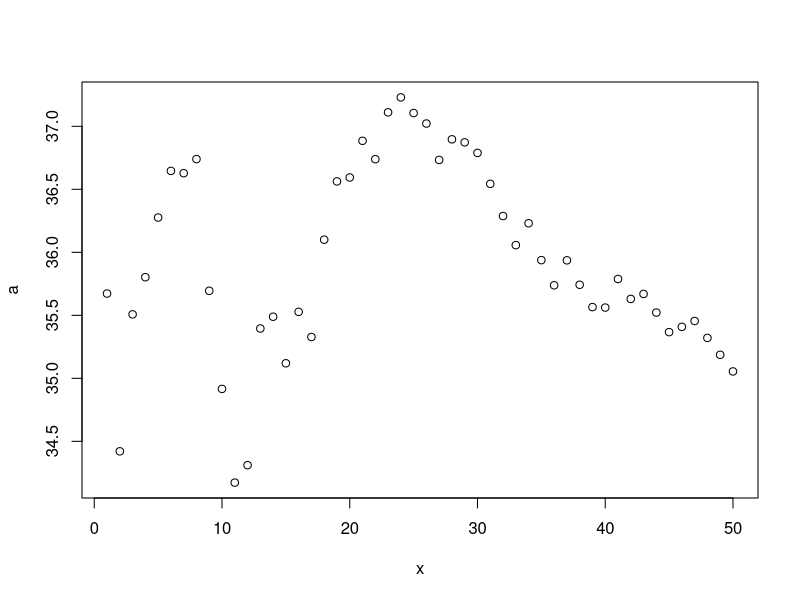
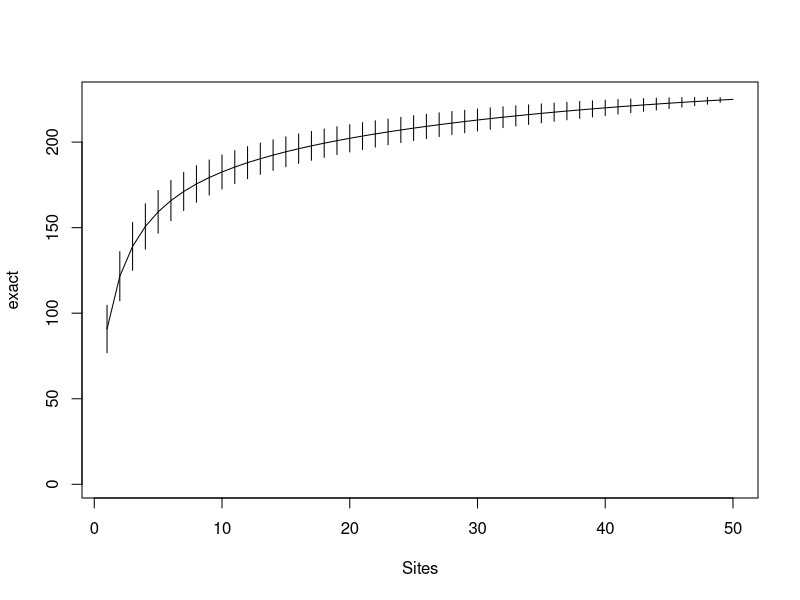
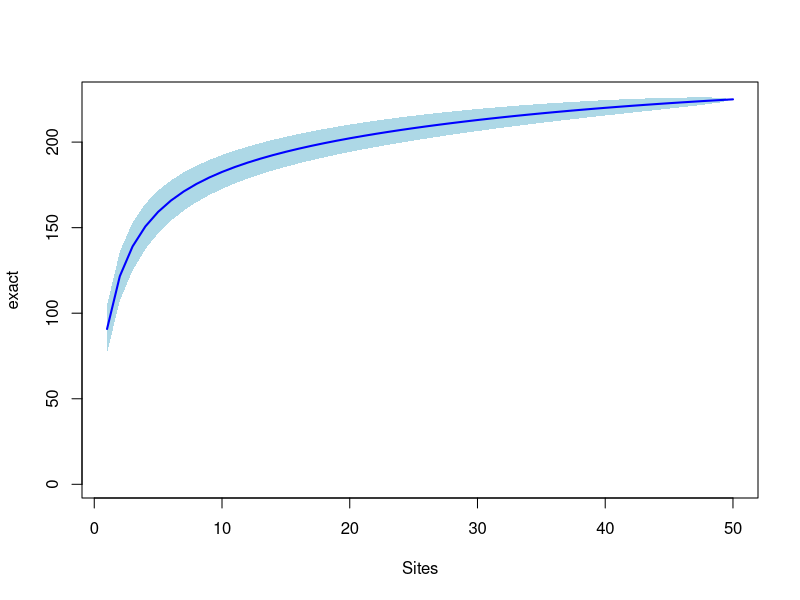
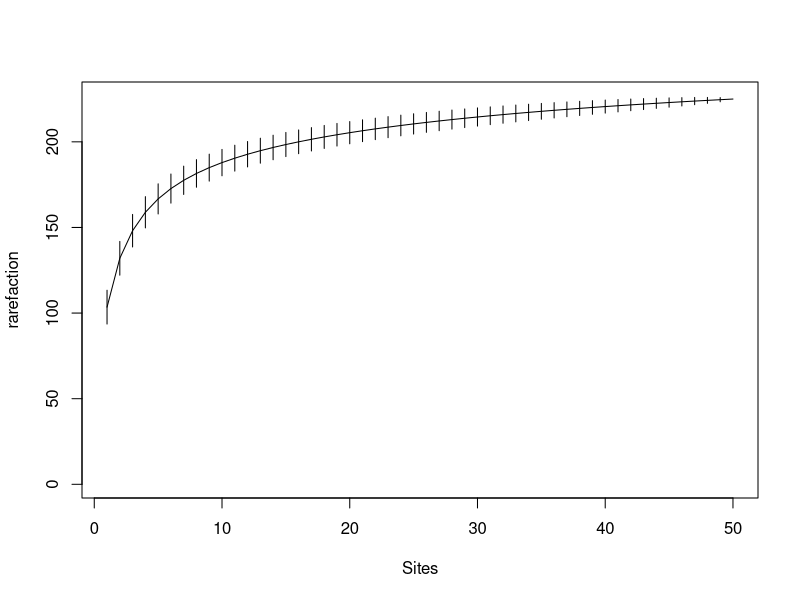
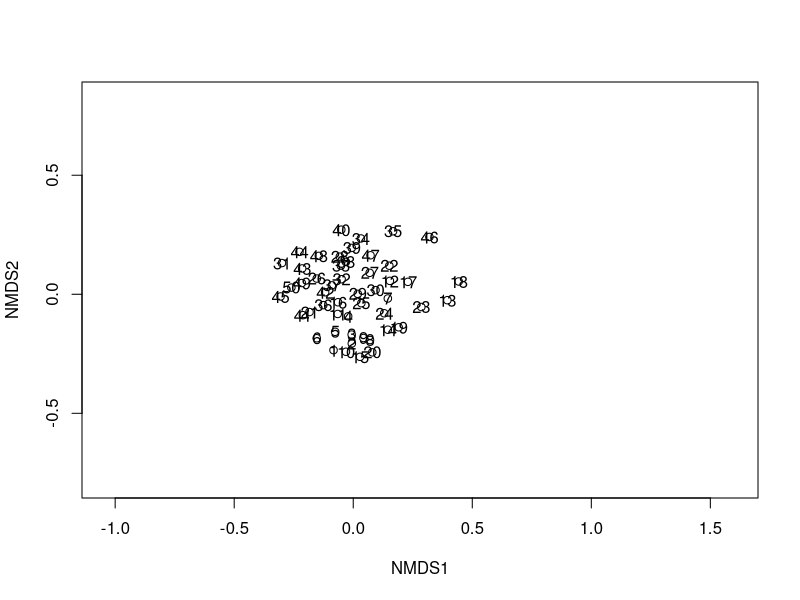

R code for these plots, in order:
## ---- chunk 1
library(vegan)
library(MASS)
data(BCI)
dim(BCI)
BCI[1:10, 20:25]
BCI[1:5, 70:75]
BCI$Faramea.occidentalis
sum(BCI$Faramea.occidentalis)
sum(BCI$Poulsenia.armata)
## ---- chunk 2
#get diversity for each plot
diversity(BCI, index = "shannon")
## ---- chunk 3
plots<-diversity(BCI, index = "shannon")
summary(plots)
median(plots)
mean(plots)
## ---- chunk 4
fish.a<-fisher.alpha(BCI, MARGIN = 1)
fish.a
## ---- chunk 5
bcitot<- apply(BCI, 2, sum)
bcitot.a<-fisher.alpha(bcitot, MARGIN=1)
bcitot
bcitot.a
## ---- chunk 6
x<-1:50
a<-NULL
for(i in x){
b<-apply(BCI[1:i,],2, sum)
c<-fisher.alpha(b, MARGIN=1)
a<-c(a,c) 
}
plot(x,a)
## ---- chunk 7
rar<-rarefy(BCI, 20)
rarsum<-rarefy(bcitot, 20, MARGIN=2)
rar
rarsum
## ---- chunk 8
spa<-specaccum(BCI)
plot(spa)
plot(spa, ci.type="poly", col="blue", lwd=2, ci.lty=0, ci.col="lightblue")

#Now try the same thing doing individuals rather than sites
spi<-specaccum(BCI, method="rarefaction")
plot(spi)
## ---- chunk 9
bc<-vegdist(BCI, method = "bray", binary=FALSE)
bc

## ---- chunk 10
bci.mds<-metaMDS(BCI, distance = "bray", k=2, trymax = 20, autotransform = TRUE, noshare = 0.1, expand = TRUE, trace = 1, plot = FALSE)

plot(bci.mds, choices = c(1,2), type="n")
points(bci.mds, display = c("sites"))
text(bci.mds, display = c("sites"))

